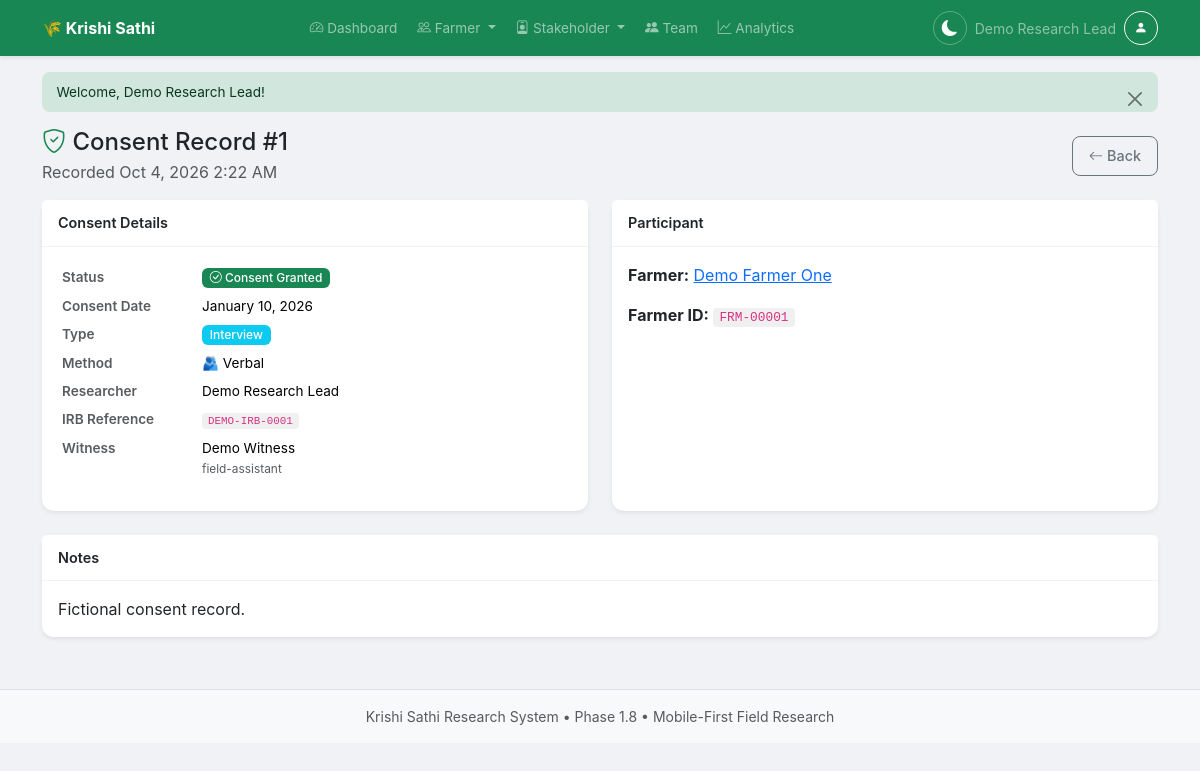
Screenshot of /consent-view.php?id=1 (signed in) with the database file from the repository.
### tables this page shows
CREATE TABLE `research_consent_records` (
  `id` int(11) NOT NULL AUTO_INCREMENT,
  `farmer_id` int(11) DEFAULT NULL,
  `participant_id` int(11) DEFAULT NULL,
  `consent_date` date NOT NULL,
  `consent_type` enum('farmer','stakeholder','photo','interview','audio') NOT NULL,
  `consent_status` enum('granted','withdrawn','expired') NOT NULL DEFAULT 'granted',
  `consent_method` enum('verbal','written_digital','written_physical','implied') DEFAULT NULL,
  `consent_form_filename` varchar(255) DEFAULT NULL COMMENT 'Uploaded consent form PDF/image',
  `consent_form_original_name` varchar(255) DEFAULT NULL,
  `irb_reference` varchar(100) DEFAULT NULL COMMENT 'IRB approval reference number',
  `researcher_id` int(11) NOT NULL,
  `witness_name` varchar(100) DEFAULT NULL COMMENT 'Witness for verbal consent',
  `witness_relationship` varchar(100) DEFAULT NULL,
  `notes` text DEFAULT NULL,
  `withdrawn_at` datetime DEFAULT NULL,
  `withdrawn_by` int(11) DEFAULT NULL,
  `created_at` timestamp NOT NULL DEFAULT current_timestamp(),
  PRIMARY KEY (`id`),
  KEY `farmer_id` (`farmer_id`),
  KEY `participant_id` (`participant_id`),
  KEY `researcher_id` (`researcher_id`),
  KEY `withdrawn_by` (`withdrawn_by`),
  CONSTRAINT `research_consent_records_ibfk_1` FOREIGN KEY (`farmer_id`) REFERENCES `research_farmers` (`id`) ON DELETE CASCADE,
  CONSTRAINT `research_consent_records_ibfk_2` FOREIGN KEY (`participant_id`) REFERENCES `research_participants` (`id`) ON DELETE CASCADE,
  CONSTRAINT `research_consent_records_ibfk_3` FOREIGN KEY (`researcher_id`) REFERENCES `research_users` (`id`),
  CONSTRAINT `research_consent_records_ibfk_4` FOREIGN KEY (`withdrawn_by`) REFERENCES `research_users` (`id`)
);

CREATE TABLE `research_users` (
  `id` int(11) NOT NULL AUTO_INCREMENT,
  `username` varchar(100) NOT NULL,
  `password` varchar(255) NOT NULL,
  `full_name` varchar(255) NOT NULL,
  `phone` varchar(50) DEFAULT NULL,
  `email` varchar(255) DEFAULT NULL,
  `role` enum('lead','editor','contributor','viewer') NOT NULL DEFAULT 'contributor',
  `status` enum('active','inactive') NOT NULL DEFAULT 'active',
  `force_password_change` tinyint(1) NOT NULL DEFAULT 0,
  `last_login` timestamp NULL DEFAULT NULL,
  `created_by` int(11) DEFAULT NULL,
  `created_at` timestamp NOT NULL DEFAULT current_timestamp(),
  `updated_at` timestamp NOT NULL DEFAULT current_timestamp() ON UPDATE current_timestamp(),
  `is_deleted` tinyint(1) NOT NULL DEFAULT 0,
  `deleted_at` timestamp NULL DEFAULT NULL,
  `deleted_by` int(11) DEFAULT NULL,
  PRIMARY KEY (`id`),
  UNIQUE KEY `username` (`username`),
  KEY `research_users_deleted_by_fk` (`deleted_by`),
  KEY `research_users_created_by_fk` (`created_by`),
  CONSTRAINT `research_users_created_by_fk` FOREIGN KEY (`created_by`) REFERENCES `research_users` (`id`) ON DELETE SET NULL,
  CONSTRAINT `research_users_deleted_by_fk` FOREIGN KEY (`deleted_by`) REFERENCES `research_users` (`id`) ON DELETE SET NULL,
  CONSTRAINT `research_users_ibfk_1` FOREIGN KEY (`created_by`) REFERENCES `research_users` (`id`) ON DELETE SET NULL,
  CONSTRAINT `research_users_ibfk_2` FOREIGN KEY (`created_by`) REFERENCES `research_users` (`id`) ON DELETE SET NULL,
  CONSTRAINT `research_users_ibfk_3` FOREIGN KEY (`created_by`) REFERENCES `research_users` (`id`) ON DELETE SET NULL
);

CREATE TABLE `research_farmers` (
  `id` int(11) NOT NULL AUTO_INCREMENT,
  `farmer_id` varchar(50) NOT NULL,
  `name` varchar(255) NOT NULL,
  `phone` varchar(20) DEFAULT NULL,
  `district` varchar(100) DEFAULT NULL,
  `municipality` varchar(100) DEFAULT NULL,
  `ward` varchar(20) DEFAULT NULL,
  `tole` varchar(255) DEFAULT NULL,
  `latitude` decimal(10,7) DEFAULT NULL,
  `longitude` decimal(10,7) DEFAULT NULL,
  `altitude` decimal(8,2) DEFAULT NULL,
  `gps_altitude` decimal(8,2) DEFAULT NULL,
  `gps_accuracy` decimal(10,2) DEFAULT NULL,
  `location_source` varchar(50) DEFAULT NULL,
  `approval_status` varchar(20) DEFAULT NULL,
  `approved_by` int(11) DEFAULT NULL,
  `approved_at` timestamp NULL DEFAULT NULL,
  `gps_timestamp` timestamp NULL DEFAULT NULL,
  `deleted_at` timestamp NULL DEFAULT NULL,
  `deleted_by` int(11) DEFAULT NULL,
  `age_group` varchar(20) DEFAULT NULL,
  `gender` varchar(10) DEFAULT NULL,
  `education_level` varchar(50) DEFAULT NULL,
  `primary_occupation` varchar(100) DEFAULT NULL,
  `land_ownership_type` varchar(50) DEFAULT NULL,
  `irrigation_access` varchar(50) DEFAULT NULL,
  `preferred_language` varchar(50) DEFAULT NULL,
  `cooperative_membership` varchar(100) DEFAULT NULL,
  `created_by` int(11) DEFAULT NULL,
  `created_at` timestamp NOT NULL DEFAULT current_timestamp(),
  `updated_at` timestamp NOT NULL DEFAULT current_timestamp() ON UPDATE current_timestamp(),
  `is_deleted` tinyint(1) NOT NULL DEFAULT 0,
  PRIMARY KEY (`id`),
  UNIQUE KEY `farmer_id` (`farmer_id`),
  KEY `created_by` (`created_by`),
  KEY `research_farmers_deleted_by_fk` (`deleted_by`),
  KEY `idx_farmers_district` (`district`),
  KEY `idx_farmers_is_deleted` (`is_deleted`),
  CONSTRAINT `research_farmers_deleted_by_fk` FOREIGN KEY (`deleted_by`) REFERENCES `research_users` (`id`) ON DELETE SET NULL,
  CONSTRAINT `research_farmers_ibfk_1` FOREIGN KEY (`created_by`) REFERENCES `research_users` (`id`) ON DELETE SET NULL,
  CONSTRAINT `research_farmers_ibfk_2` FOREIGN KEY (`deleted_by`) REFERENCES `research_users` (`id`) ON DELETE SET NULL
);

### consent-view.php (the view, shortened to what this page needs)
<?php
require_once __DIR__ . '/config.php';
$pdo = getDB();
$id = (int) ($_GET['id'] ?? 0);
$stmt = $pdo->prepare("SELECT cr.*, rf.name AS farmer_name, rf.farmer_id AS farmer_code,
                              p.name AS participant_name, p.participant_id AS participant_code,
                              ru.full_name AS researcher_name,
                              wdru.full_name AS withdrawn_by_name
                       FROM research_consent_records cr
                       LEFT JOIN research_farmers rf ON cr.farmer_id = rf.id
                       LEFT JOIN research_participants p ON cr.participant_id = p.id
                       JOIN research_users ru ON cr.researcher_id = ru.id
                       LEFT JOIN research_users wdru ON cr.withdrawn_by = wdru.id
                       WHERE cr.id = ?");
$stmt->execute([$id]);
$record = $stmt->fetch();
include __DIR__ . '/header.php';
?>
<div class="d-flex justify-content-between align-items-center mb-3">
    <div>
        <h4 class="mb-1"><i class="bi bi-shield-check text-success"></i> Consent Record #<?php echo $id; ?></h4>
        <p class="text-muted mb-0">Recorded <?php echo date('M j, Y g:i A', strtotime($record['created_at'])); ?></p>
    </div>
    <a href="<?php echo BASE_URL; ?>/consent.php" class="btn btn-outline-secondary"><i class="bi bi-arrow-left"></i> Back</a>
</div>
<div class="row g-4">
    <div class="col-md-6">
        <div class="card shadow-sm border-0 h-100">
            <div class="card-header bg-white fw-semibold">Consent Details</div>
            <div class="card-body">
                <table class="table table-sm table-borderless mb-0">
                    <tbody>
                        <tr>
                            <th class="text-muted" style="width:140px;">Status</th>
                            <td><?php echo consentBadge($record); ?></td>
                        </tr>
                        <tr>
                            <th class="text-muted">Consent Date</th>
                            <td><?php echo date('F j, Y', strtotime($record['consent_date'])); ?></td>
                        </tr>
                        <tr>
                            <th class="text-muted">Type</th>
                            <td><span class="badge bg-info"><?php echo ucfirst($record['consent_type']); ?></span></td>
                        </tr>
                        <tr>
                            <th class="text-muted">Method</th>
                            <td><?php
                                $methodLabels = ['verbal' => '🫂 Verbal', 'written_digital' => '📄 Written (Digital)', 'written_physical' => '📝 Written (Physical)', 'implied' => '🔍 Implied'];
                                echo $methodLabels[$record['consent_method']] ?? ucfirst($record['consent_method'] ?? '-');
                            ?></td>
                        </tr>
                        <tr>
                            <th class="text-muted">Researcher</th>
                            <td><?php echo htmlspecialchars($record['researcher_name']); ?></td>
                        </tr>
                        <?php if ($record['irb_reference']): ?>
                        <tr>
                            <th class="text-muted">IRB Reference</th>
                            <td><code><?php echo htmlspecialchars($record['irb_reference']); ?></code></td>
                        </tr>
                        <?php endif; ?>
                        <?php if ($record['witness_name']): ?>
                        <tr>
                            <th class="text-muted">Witness</th>
                            <td><?php echo htmlspecialchars($record['witness_name']); ?>
                                <?php if ($record['witness_relationship']): ?>
                                    <br><small class="text-muted"><?php echo htmlspecialchars($record['witness_relationship']); ?></small>
                                <?php endif; ?>
                            </td>
                        </tr>
                        <?php endif; ?>
                    </tbody>
                </table>
            </div>
        </div>
    </div>
    <div class="col-md-6">
        <div class="card shadow-sm border-0 h-100">
            <div class="card-header bg-white fw-semibold">Participant</div>
            <div class="card-body">
                <?php if ($record['farmer_id']): ?>
                    <p><strong>Farmer:</strong> <a href="<?php echo BASE_URL; ?>/farmer-view.php?id=<?php echo $record['farmer_id']; ?>">
                        <?php echo htmlspecialchars($record['farmer_name'] ?? 'Farmer #' . $record['farmer_id']); ?>
                    </a></p>
                    <p><strong>Farmer ID:</strong> <code><?php echo htmlspecialchars($record['farmer_code'] ?? ''); ?></code></p>
                <?php else: ?>
                    <p class="text-muted">Not linked to a specific participant.</p>
                <?php endif; ?>
            </div>
        </div>
    </div>
    <?php if ($record['notes']): ?>
    <div class="col-12">
        <div class="card shadow-sm border-0">
            <div class="card-header bg-white fw-semibold">Notes</div>
            <div class="card-body">
                <p class="mb-0"><?php echo nl2br(htmlspecialchars($record['notes'])); ?></p>
            </div>
        </div>
    </div>
    <?php endif; ?>
</div>
<?php include __DIR__ . '/footer.php'; ?>

### assets/css/style.css (style rules this page uses)
:root { --brand-green: #198754; --brand-green-dark: #146c43; --bottom-nav-height: 64px; --top-nav-height: 56px; --safe-bottom: env(safe-area-inset-bottom, 0px); --radius-sm: 8px; --radius-md: 12px; --radius-lg: 16px; --shadow-card: 0 2px 8px rgba(0,0,0,0.06); --shadow-nav: 0 -2px 12px rgba(0,0,0,0.08); }
* { box-sizing: border-box; }
html { font-size: 16px; -webkit-text-size-adjust: 100%; }
body { background: #f0f2f5; font-family: -apple-system, BlinkMacSystemFont, "Segoe UI", Roboto, "Helvetica Neue", Arial, sans-serif; padding-bottom: calc(var(--bottom-nav-height) + var(--safe-bottom) + 8px); padding-top: var(--top-nav-height); min-height: 100vh; overflow-x: hidden; }
.card { border-radius: var(--radius-md); box-shadow: var(--shadow-card); border: none; margin-bottom: 0.75rem; }
.card-header { background: #fff; border-bottom: 1px solid rgba(0,0,0,0.05); padding: 0.75rem 1rem; font-size: 0.9rem; }
.card-body { padding: 1rem; }
.btn { border-radius: var(--radius-sm); font-weight: 500; padding: 0.5rem 1rem; min-height: 44px; font-size: 0.9rem; transition: all 0.15s ease; -webkit-tap-highlight-color: transparent; }
.badge { font-weight: 500; padding: 0.3em 0.65em; font-size: 0.75rem; }
.table { margin-bottom: 0; font-size: 0.85rem; }
.table th { font-weight: 600; color: #495057; white-space: nowrap; }
code { background: #f0f0f0; padding: 2px 6px; border-radius: 4px; font-size: 0.8em; }
@media (min-width: 768px) { body { padding-bottom: 1rem; } }
@media (min-width: 768px) { .btn { min-height: 38px; } }

### rows the page displays
research_consent_records: created_at "Oct 4, 2026 2:22 AM", consent_date "January 10, 2026", consent_type "Interview", consent_method "🫂 Verbal", researcher.full_name "Demo Research Lead", irb_reference "DEMO-IRB-0001", witness_name "Demo Witness", witness_relationship "field-assistant", farmer.name "Demo Farmer One", farmer.farmer_id "FRM-00001", notes "Fictional consent record."

### other values shown
currentUserName() "Demo Research Lead"
$flash['message'] "Welcome, Demo Research Lead!"
$id "1"
